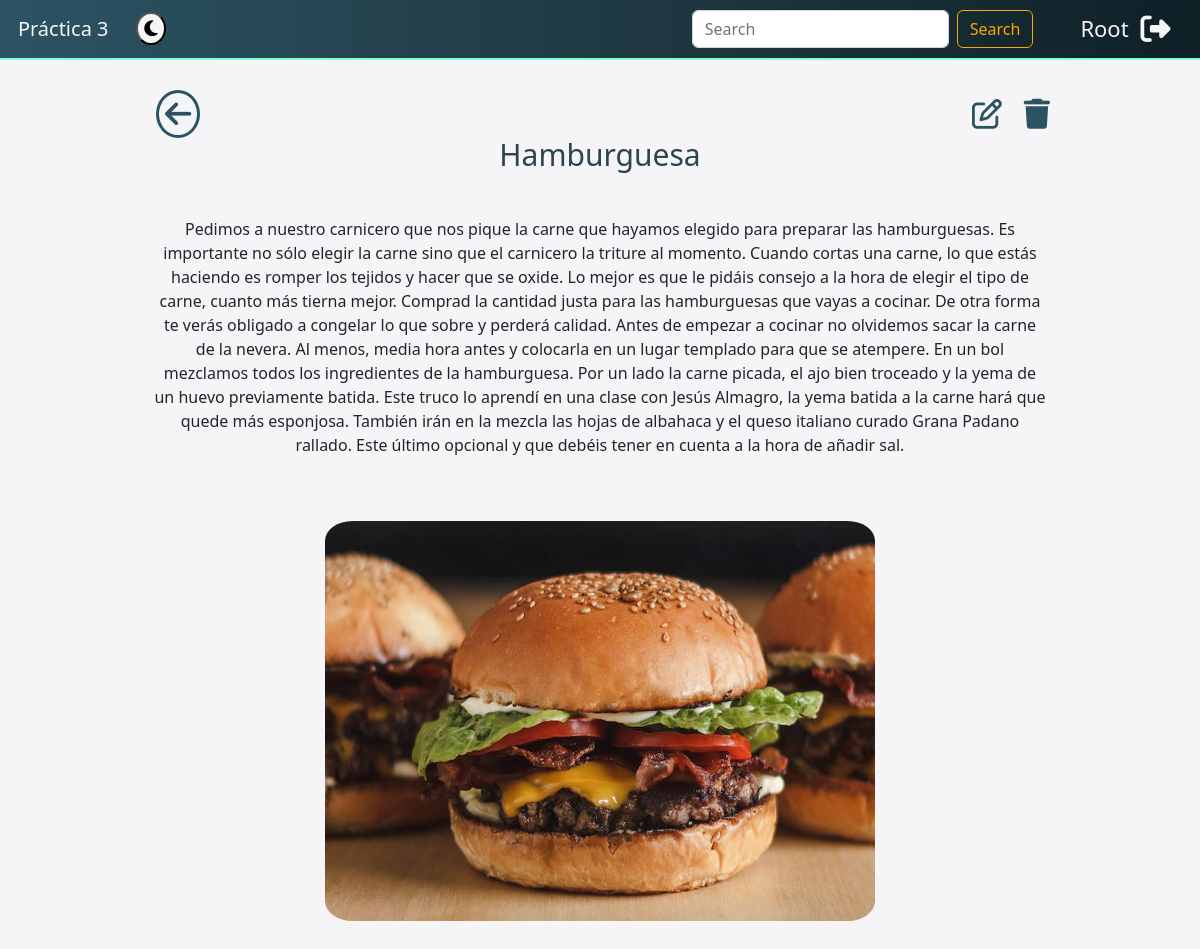
The page /recetas/60/ (signed in) on the database its author committed.
### recetas/models.py (models this page shows, shortened)
class Receta(models.Model):
	nombre       = models.CharField(max_length=200, validators=[validate_mayus])
	preparación  = models.TextField(max_length=5000, validators=[validate_mayus])
	foto         = models.FileField(upload_to='media/fotos')

### recetas/views.py (the view)
# urls.py: path('recetas/<int:id>/', views.detalles, name='detalles'),
def detalles(request, id):
    receta = Receta.objects.get(id = id)
    return render(request, "detalles.html", {'receta': receta})

### recetas/templates/detalles.html (shortened to what this page needs)
{% extends 'base.html' %}
{% block contenido %}
    {% load static %}
    <link rel="stylesheet" href="{% static 'css/detalles.css' %}">
    <a class="fas fa-arrow-left" href="/"></a>
    {% if user.is_authenticated %}
        <a class="far fa-edit" href="{% url 'editar_receta' receta.id %}"></a>
    {% endif %}
    {% if user.is_superuser %}
        <a type="button" class="fas fa-trash" data-bs-toggle="modal" data-bs-target="#exampleModal"></a>
    {% endif %}
    <div class="div-detalles-comida" id="div-detalles-comida">
        <br><br><br>
        <p class="p-detalles-titulo">{{receta.nombre}}</p>
        <br>
        <p class="p-detalles-receta">{{receta.preparación|linebreaksbr}}</p>
        <br><br>
        <img src="/{{receta.foto}}" class="detalles-imagen">
        <br>
    </div>
{% endblock %}

### recetas/templates/base.html (shortened to what this page needs)
{% load static %}
<!DOCTYPE html>
<html lang="en">
<head>
	<link href="https://cdn.jsdelivr.net/npm/bootstrap@5.2.2/dist/css/bootstrap.min.css" rel="stylesheet">
	<link rel="stylesheet" href="{% static 'css/base.css' %}">
</head>
<body>
	<header>
		<nav class="navbar navbar-expand-lg bg-light" id="barra">
			<div class="container-fluid">
				<a class="navbar-brand" href="/">Práctica 3</a>
				<button class="switch" id="switch">
					<span><i class="fas fa-moon"></i></span>
				</button>
				<div class="collapse navbar-collapse" id="navbarSupportedContent">
					<form class="d-flex" role="search" method="GET" action="/">
						<input class="form-control me-2" type="search" placeholder="Search" aria-label="Search" name="searchInput">
						<button class="btn btn-outline-success" type="submit" id="boton-busqueda">Search</button>
					</form>
				</div>
				{% if user.is_authenticated %}
					<a class="nombre_usuario">{{ user.get_username }}</a>
					<a class="fas fa-sign-out-alt" href="{% url 'logout' %}?next={{ request.path }}"></a>
				{% else %}
					<a class="fas fa-user-circle" href="{% url 'login' %}?next={{ request.path }}"></a>
				{% endif %}
			</div>
		</nav>
	</header>
	<div class="clase_mensajes">
	</div>
	<div class="container">
		{% block contenido %}
		{% endblock %}
	</div>
</body>
</html>

### recetas/static/css/base.css (style rules this page uses)
.navbar-brand { font-weight: 300; color: #f5f5f7; padding: 0.5%; }
.switch { font-size: 18px; border-radius: 100%; background-color: #f5f5f7; margin-left: 0.5%; }
.navbar.navbar-expand-lg.bg-light { background: #0F2027; background: -webkit-linear-gradient(to right, #2C5364, #203A43, #0F2027); background: linear-gradient(to right, #2C5364, #203A43, #0F2027); }
.btn.btn-outline-success { color: orange; border-color: orange; }
.nombre_usuario { text-decoration: none; text-transform: capitalize; font-size: 22px; color: #f5f5f7; margin-left: 4%; margin-right: 1%; }
.fas.fa-sign-out-alt { text-decoration: none; font-size: 30px; color: #f5f5f7; background-color: #0F2027; margin-right: 1.5%; }
body { background-color: #f5f5f7; transition: .3s ease all; margin-bottom: 3%; }
.clase_mensajes { text-align: center; background-color: aquamarine; padding: 0.1%; color: black; font-weight: 480; }
.fas.fa-arrow-left { padding: 6px; position: absolute; margin-top: 2.5%; left: 13%; text-decoration: none; border: solid; border-radius: 100%; border-width: 3px; font-size: 30px; color: #2C5364; }
.far.fa-edit { padding: 6px; position: absolute; margin-top: 2.7%; right: 16%; text-decoration: none; font-size: 30px; color: #2C5364; }
.fas.fa-trash { padding: 6px; position: absolute; margin-top: 2.7%; right: 12%; text-decoration: none; font-size: 30px; color: #2C5364; }

### recetas/static/css/detalles.css (style rules this page uses)
.div-detalles-comida { text-align: center; }
.p-detalles-titulo { text-align: center; color: #2d444e; font-weight: 500; font-size: 30px; }
.p-detalles-receta { font-size: 16px; margin-right: 10%; margin-left: 10%; }
.detalles-imagen { width: 550px; height: 400px; border-radius: 5%; margin-bottom: 5%; }

### rows shown on the page
Receta: nombre "Hamburguesa", preparación "Pedimos a nuestro carnicero que nos pique la carne que hayamos elegido para preparar las hamburguesas. Es importante no sólo elegir la carne sino que el carnicero la triture al momento. Cuando cortas una carne, lo que estás haciendo es romper los tejidos y hacer que se oxide. Lo mejor es que le pidáis consejo a la hora de elegir el tipo de carne, cuanto más tierna mejor. Comprad la cantidad justa para las hamburguesas que vayas a cocinar. De otra forma te verás obligado a congelar lo que sobre y perderá calidad. Antes de empezar a cocinar no olvidemos sacar la carne de la nevera. Al menos, media hora antes y colocarla en un lugar templado para que se atempere. En un bol mezclamos todos los…", foto (picture)

### other values the page prints
{{ user.get_username }} "Root"
